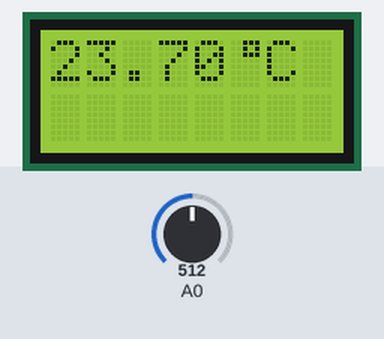
This sketch was run on a simulated Arduino Mega 2560, built with avr-gcc and run on an emulated ATmega2560. Shown: 8×2 character LCD. The test bench sets the inputs (shaded band); at power-on: A0 = 512. What the sketch prints to the serial monitor is not drawn.

Above: at 1.2 s.
1.3 s: A0 set to 0
At 2.4 s:
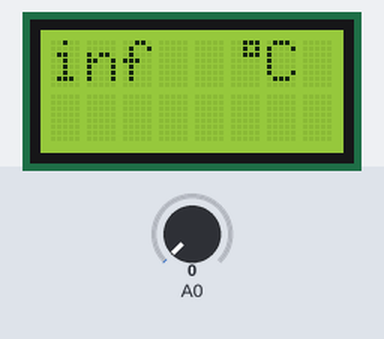
3.0 s: A0 set to 122
At 4.2 s:
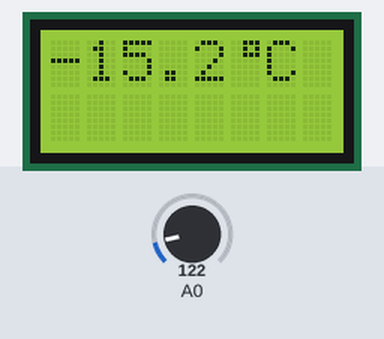
4.6 s: A0 set to 306
At 5.0 s:
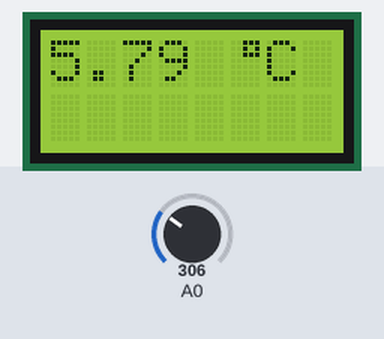
6.1 s: A0 set to 343
At 6.8 s:
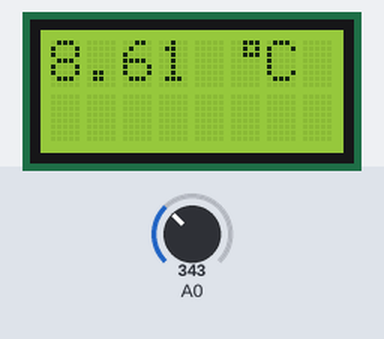
7.6 s: A0 set to 365
At 23.3 s:
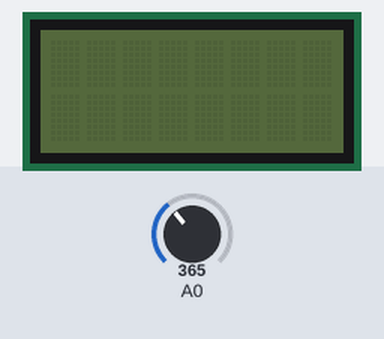
Timing chart, 0 to 23.8 s (numbered marks = the images above; inputs shaded):
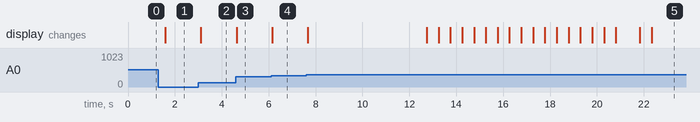

Measured:
- the behaviour switches between 353 and 354 on A0 (found by bisection; images 4 and 5)
- after the input at 1.3 s, the display: changes after 0.29 s (image 1)
- after the input at 3.0 s, the display: changes after 0.11 s (image 2)
- after the input at 4.6 s, the display: changes at once (image 3)
- after the input at 6.1 s, the display: changes after 0.05 s (image 4)

The sketch:

Arduino_mega_read_voltage.ino
```cpp
#include <math.h>
#include <LiquidCrystal.h>

// initialize the library with the numbers of the interface pins
LiquidCrystal lcd(12, 11, 5, 4, 3, 2);

// NTC thermistors for temp measurement-B57861S

float temps[]={-55.0, -50.0, -45.0, -40.0, -35.0, -30.0, -25.0, -20.0, -15.0, -10.0, -5.0, 0.0, 5.0, 10.0, 15.0, 20.0, 25.0, 30.0, 35.0, 40.0, 45.0, 50.0, 55.0, 60.0, 65.0, 70.0, 75.0, 80.0, 85.0, 90.0, 95.0, 100.0, 105.0, 110.0, 115.0, 120.0, 125.0, 130.0, 135.0, 140.0, 145.0, 150.0, 155.0};
float RR[]={96.30, 67.01, 47.17, 33.65, 24.26, 17.70, 13.04, 9.707, 7.293, 5.533, 4.232, 3.265, 2.539, 1.99, 1.571, 1.249, 1.0000, 0.8057, 0.6531, 0.5327, 0.4369, 0.3603, 0.2986, 0.2488, 0.2083, 0.1752, 0.1481, 0.1258, 0.1072, 0.09177, 0.07885, 0.068, 0.05886, 0.05112, 0.04454, 0.03893, 0.03417, 0.03009, 0.02654, 0.02348, 0.02083, 0.01853, 0.01653};

// Calibration data for the Arduino Mega2560 and the amplifier, voltage in millivolts
//float ard_volts[]={0.0, 0.1, 0.2, 0.3, 0.4, 0.5, 0.6, 0.7, 0.8, 0.9, 1.0, 1.1, 1.2, 2.0, 3.0, 4.0, 5.0, 6.0, 7.0, 8.0, 9.0, 10.0, 10.5, 11.0, 11.5, 12.0, 12.5, 13.0, 13.5, 14.0, 14.5, 15.0, 15.1, 15.2, 15.3, 15.4, 15.5};
//int ard_bits[]={0, 0, 3, 10, 16, 23, 30, 36, 43, 49, 56, 63, 69, 122, 189, 255, 322, 388, 454, 520, 587, 654, 687, 720, 753, 786, 820, 853, 886, 919, 953, 986, 992, 999, 1006, 1013, 1019};

// Calibration data for the Arduino Mega2560 and the amplifier, voltage in millivolts
//float ard_volts[]={0.00, 0.05, 0.15, 0.25, 0.35, 0.45, 0.55, 0.65, 0.75, 0.85, 0.95, 1.05, 1.08, 1.09, 1.10, 1.107};
//int ard_bits[]={0, 41, 134, 227, 320, 413, 506, 598, 691, 784, 877, 970, 998, 1007, 1016, 1023};

byte temp[8] = {
  B00111,
  B00101,
  B00111,
};

int i, analog0;
float RR_float, tempval;
long taeller, RR_long, vals[]={};


//int test_bit_Temp_accuracy=0;

// converts bits into voltage
// KNICK precision voltage-supply used with Arduino Mega2560 (analogRef=1.1V)
// Third (3) order approximation
//double Ard_coefs[]={2.56892466e+03, 1.09678885e+03, -3.57156328e-02, 1.88101154e-05};

void setup() {
  // set up the LCD's number of columns and rows:
  lcd.createChar(0, temp);
  lcd.begin(8, 2);

  // Open serial communications and wait for port to open:
  Serial.begin(9600);
  //analogReference(INTERNAL1V1);

}

void loop() {
  // Read the input voltage and convert it to bits
  // Due to the AC noise make an avarage of the amplifier/supply output
  /*
  int add;
  long analog0=0;
  for (i=0; i<10; i++) {
    add = analogRead(0);
    analog0 = analog0+add;
  }
  analog0 = analog0/10;
  */
  analog0 = analogRead(0);
  // Convert the corrected voltage to a temperature value
  RR_float = 1023.0/(float)analog0-1.0;
  //Serial.println(String(RR_float));
  //RR_long = (long)RR_float;
  //Serial.println(String(RR_long));

  /*
  for (int ii = 0; ii < sizeof(ard_bits)-2; ii++) {
    if (val>=ard_bits[ii] && val<=ard_bits[ii+1]) {
      //tempval = (val-ard_bits[ii])*(ard_volts[ii+1]-ard_volts[ii])/(ard_bits[ii+1]-ard_bits[ii])+ard_volts[ii];
      // Alternative method
      volts=map(val,ard_bits[ii],ard_bits[ii+1],ard_volts[ii],ard_volts[ii+1]);
      int_RR = 1.0/(5.0/volts-1.0);
      Serial.println(String(ard_bits[ii+1]));
      break;
    }
  }
  */

  // Convert the corrected voltage to a temperature value
  for (i = 0; i < sizeof(RR)-2; i++) {
    if (RR_float>RR[i]) {
      tempval = (RR_float-RR[i])*(temps[i+1]-temps[i])/(RR[i+1]-RR[i])+temps[i];
      // Alternative method
      //tempval=map(RR_float,RR[i],RR[i+1],temps[i],temps[i+1]);
      //Serial.println(String(RR[i]));
      break;
    }
  }

  // Minimize numbers of clears of the display
  // Only update when there has been change in the
  // temperature compared to the previous value.

  vals[taeller]=tempval;
  if (taeller>0) {
    if (vals[taeller-1]!=vals[taeller]){
      lcd.clear();
    }
  }
  taeller++;

  // set the cursor to column 0, line 1
  // (note: line 1 is the second row, since counting begins with 0):

  lcd.clear();
  lcd.setCursor(0, 0);
  // print the number of seconds since reset:
  lcd.print(tempval);

  lcd.setCursor(5, 0);
  lcd.write(byte(0));
  lcd.setCursor(6, 0);
  lcd.print("C");

  // Print to the serial port
  Serial.print(String(analog0));
  Serial.print(" ");
  Serial.print(String(RR_float));
  Serial.print(" ");
  Serial.println(String(tempval));

  //double test = pow(2.27377e+2,5)*pow(2.27377e+2,-5);
  //Serial.println(String(test));
  delay(500);
  //test_bit_Temp_accuracy++;
}
```
